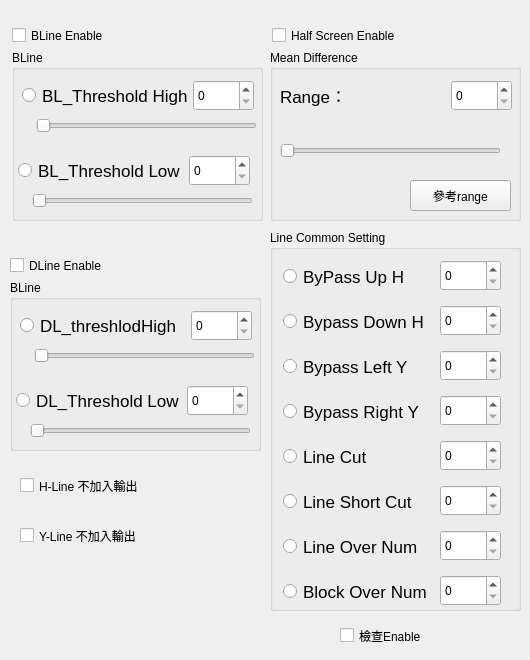
   <widget class="QWidget" name="tab_3">
    <attribute name="title">
     <string>Line</string>
    </attribute>
    <widget class="QGroupBox" name="groupBox_18">
     <property name="geometry">
      <rect>
       <x>270</x>
       <y>230</y>
       <width>251</width>
       <height>381</height>
      </rect>
     </property>
     <property name="title">
      <string>Line Common Setting</string>
     </property>
     <widget class="QRadioButton" name="radioB_BypassUpH">
      <property name="geometry">
       <rect>
        <x>13</x>
        <y>35</y>
        <width>161</width>
        <height>23</height>
       </rect>
      </property>
      <property name="font">
       <font>
        <pointsize>13</pointsize>
       </font>
      </property>
      <property name="text">
       <string>ByPass Up H</string>
      </property>
      <property name="autoExclusive">
       <bool>false</bool>
      </property>
     </widget>
     <widget class="QSpinBox" name="spinBox_BypassUpH">
      <property name="geometry">
       <rect>
        <x>170</x>
        <y>30</y>
        <width>61</width>
        <height>31</height>
       </rect>
      </property>
     </widget>
     <widget class="QRadioButton" name="radioB_BypassDownH">
      <property name="geometry">
       <rect>
        <x>13</x>
        <y>80</y>
        <width>161</width>
        <height>23</height>
       </rect>
      </property>
      <property name="font">
       <font>
        <pointsize>13</pointsize>
       </font>
      </property>
      <property name="text">
       <string>Bypass Down H</string>
      </property>
      <property name="autoExclusive">
       <bool>false</bool>
      </property>
     </widget>
     <widget class="QSpinBox" name="spinBox_BypassDownH">
      <property name="geometry">
       <rect>
        <x>170</x>
        <y>75</y>
        <width>61</width>
        <height>31</height>
       </rect>
      </property>
     </widget>
     <widget class="QSpinBox" name="spinBox_BypassLeftY">
      <property name="geometry">
       <rect>
        <x>170</x>
        <y>120</y>
        <width>61</width>
        <height>31</height>
       </rect>
      </property>
     </widget>
     <widget class="QRadioButton" name="radioB_BypassLeftY">
      <property name="geometry">
       <rect>
        <x>13</x>
        <y>125</y>
        <width>161</width>
        <height>23</height>
       </rect>
      </property>
      <property name="font">
       <font>
        <pointsize>13</pointsize>
       </font>
      </property>
      <property name="text">
       <string>Bypass Left Y</string>
      </property>
      <property name="autoExclusive">
       <bool>false</bool>
      </property>
     </widget>
     <widget class="QRadioButton" name="radioB_BypassRightY">
      <property name="geometry">
       <rect>
        <x>13</x>
        <y>170</y>
        <width>161</width>
        <height>23</height>
       </rect>
      </property>
      <property name="font">
       <font>
        <pointsize>13</pointsize>
       </font>
      </property>
      <property name="text">
       <string>Bypass Right Y</string>
      </property>
      <property name="autoExclusive">
       <bool>false</bool>
      </property>
     </widget>
     <widget class="QSpinBox" name="spinBox_BypassRightY">
      <property name="geometry">
       <rect>
        <x>170</x>
        <y>165</y>
        <width>61</width>
        <height>31</height>
       </rect>
      </property>
     </widget>
     <widget class="QRadioButton" name="radioB_LineCut">
      <property name="geometry">
       <rect>
        <x>13</x>
        <y>215</y>
        <width>161</width>
        <height>23</height>
       </rect>
      </property>
      <property name="font">
       <font>
        <pointsize>13</pointsize>
       </font>
      </property>
      <property name="text">
       <string>Line Cut</string>
      </property>
      <property name="autoExclusive">
       <bool>false</bool>
      </property>
     </widget>
     <widget class="QSpinBox" name="spinBox_LineCut">
      <property name="geometry">
       <rect>
        <x>170</x>
        <y>210</y>
        <width>61</width>
        <height>31</height>
       </rect>
      </property>
     </widget>
     <widget class="QRadioButton" name="radioB_LineShortCut">
      <property name="geometry">
       <rect>
        <x>13</x>
        <y>260</y>
        <width>161</width>
        <height>23</height>
       </rect>
      </property>
      <property name="font">
       <font>
        <pointsize>13</pointsize>
       </font>
      </property>
      <property name="text">
       <string>Line Short Cut</string>
      </property>
      <property name="autoExclusive">
       <bool>false</bool>
      </property>
     </widget>
     <widget class="QSpinBox" name="spinBox_LineShortCut">
      <property name="geometry">
       <rect>
        <x>170</x>
        <y>255</y>
        <width>61</width>
        <height>31</height>
       </rect>
      </property>
     </widget>
     <widget class="QSpinBox" name="spinBox_LineOverNum">
      <property name="geometry">
       <rect>
        <x>170</x>
        <y>300</y>
        <width>61</width>
        <height>31</height>
       </rect>
      </property>
     </widget>
     <widget class="QRadioButton" name="radioB_LineOverNum">
      <property name="geometry">
       <rect>
        <x>13</x>
        <y>305</y>
        <width>161</width>
        <height>23</height>
       </rect>
      </property>
      <property name="font">
       <font>
        <pointsize>13</pointsize>
       </font>
      </property>
      <property name="text">
       <string>Line Over Num</string>
      </property>
      <property name="autoExclusive">
       <bool>false</bool>
      </property>
     </widget>
     <widget class="QRadioButton" name="radioB_BlockOverNum">
      <property name="geometry">
       <rect>
        <x>13</x>
        <y>350</y>
        <width>161</width>
        <height>23</height>
       </rect>
      </property>
      <property name="font">
       <font>
        <pointsize>13</pointsize>
       </font>
      </property>
      <property name="text">
       <string>Block Over Num</string>
      </property>
      <property name="autoExclusive">
       <bool>false</bool>
      </property>
     </widget>
     <widget class="QSpinBox" name="spinBox_BlockOverNum">
      <property name="geometry">
       <rect>
        <x>170</x>
        <y>345</y>
        <width>61</width>
        <height>31</height>
       </rect>
      </property>
     </widget>
    </widget>
    <widget class="QCheckBox" name="checkBox_BLine">
     <property name="geometry">
      <rect>
       <x>12</x>
       <y>20</y>
       <width>141</width>
       <height>31</height>
      </rect>
     </property>
     <property name="text">
      <string>BLine Enable</string>
     </property>
    </widget>
    <widget class="QGroupBox" name="groupBox_17">
     <property name="geometry">
      <rect>
       <x>270</x>
       <y>50</y>
       <width>251</width>
       <height>171</height>
      </rect>
     </property>
     <property name="title">
      <string>Mean Difference</string>
     </property>
     <widget class="QSpinBox" name="spinBox_range">
      <property name="geometry">
       <rect>
        <x>181</x>
        <y>30</y>
        <width>61</width>
        <height>31</height>
       </rect>
      </property>
     </widget>
     <widget class="QSlider" name="horizontalSlider_range">
      <property name="geometry">
       <rect>
        <x>10</x>
        <y>90</y>
        <width>221</width>
        <height>21</height>
       </rect>
      </property>
      <property name="orientation">
       <enum>Qt::Horizontal</enum>
      </property>
     </widget>
     <widget class="QLabel" name="lbl_range">
      <property name="geometry">
       <rect>
        <x>10</x>
        <y>30</y>
        <width>91</width>
        <height>31</height>
       </rect>
      </property>
      <property name="font">
       <font>
        <pointsize>13</pointsize>
       </font>
      </property>
      <property name="text">
       <string>Range：</string>
      </property>
     </widget>
     <widget class="QPushButton" name="pushButton">
      <property name="geometry">
       <rect>
        <x>140</x>
        <y>130</y>
        <width>101</width>
        <height>31</height>
       </rect>
      </property>
      <property name="text">
       <string>參考range</string>
      </property>
     </widget>
    </widget>
    <widget class="QGroupBox" name="groupBox_15">
     <property name="geometry">
      <rect>
       <x>12</x>
       <y>50</y>
       <width>251</width>
       <height>171</height>
      </rect>
     </property>
     <property name="title">
      <string>BLine</string>
     </property>
     <widget class="QRadioButton" name="radioB_BL_threshlodHigh">
      <property name="geometry">
       <rect>
        <x>10</x>
        <y>34</y>
        <width>181</width>
        <height>23</height>
       </rect>
      </property>
      <property name="font">
       <font>
        <pointsize>13</pointsize>
       </font>
      </property>
      <property name="text">
       <string>BL_Threshold High</string>
      </property>
      <property name="autoExclusive">
       <bool>false</bool>
      </property>
     </widget>
     <widget class="QSpinBox" name="spinBox_BL_threshlodHigh">
      <property name="geometry">
       <rect>
        <x>181</x>
        <y>30</y>
        <width>61</width>
        <height>31</height>
       </rect>
      </property>
     </widget>
     <widget class="QSlider" name="horizontalSlider_BL_threshlodHigh">
      <property name="geometry">
       <rect>
        <x>24</x>
        <y>65</y>
        <width>221</width>
        <height>21</height>
       </rect>
      </property>
      <property name="orientation">
       <enum>Qt::Horizontal</enum>
      </property>
     </widget>
     <widget class="QRadioButton" name="radioB_BL_threshlodLow">
      <property name="geometry">
       <rect>
        <x>6</x>
        <y>109</y>
        <width>181</width>
        <height>23</height>
       </rect>
      </property>
      <property name="font">
       <font>
        <pointsize>13</pointsize>
       </font>
      </property>
      <property name="text">
       <string>BL_Threshold Low</string>
      </property>
      <property name="autoExclusive">
       <bool>false</bool>
      </property>
     </widget>
     <widget class="QSlider" name="horizontalSlider_BL_threshlodLow">
      <property name="geometry">
       <rect>
        <x>20</x>
        <y>140</y>
        <width>221</width>
        <height>21</height>
       </rect>
      </property>
      <property name="orientation">
       <enum>Qt::Horizontal</enum>
      </property>
     </widget>
     <widget class="QSpinBox" name="spinBox_BL_threshlodLow">
      <property name="geometry">
       <rect>
        <x>177</x>
        <y>105</y>
        <width>61</width>
        <height>31</height>
       </rect>
      </property>
     </widget>
    </widget>
    <widget class="QCheckBox" name="checkBox_DLine_2">
     <property name="geometry">
      <rect>
       <x>20</x>
       <y>470</y>
       <width>181</width>
       <height>31</height>
      </rect>
     </property>
     <property name="text">
      <string>H-Line 不加入輸出</string>
     </property>
    </widget>
    <widget class="QCheckBox" name="checkBox_DLine">
     <property name="geometry">
      <rect>
       <x>10</x>
       <y>250</y>
       <width>141</width>
       <height>31</height>
      </rect>
     </property>
     <property name="text">
      <string>DLine Enable</string>
     </property>
    </widget>
    <widget class="QCheckBox" name="checkBox_halfscreen">
     <property name="geometry">
      <rect>
       <x>272</x>
       <y>20</y>
       <width>171</width>
       <height>31</height>
      </rect>
     </property>
     <property name="text">
      <string>Half Screen Enable</string>
     </property>
    </widget>
    <widget class="QGroupBox" name="groupBox_16">
     <property name="geometry">
      <rect>
       <x>10</x>
       <y>280</y>
       <width>251</width>
       <height>171</height>
      </rect>
     </property>
     <property name="title">
      <string>BLine</string>
     </property>
     <widget class="QRadioButton" name="radioB_DL_threshlodHigh">
      <property name="geometry">
       <rect>
        <x>10</x>
        <y>34</y>
        <width>181</width>
        <height>23</height>
       </rect>
      </property>
      <property name="font">
       <font>
        <pointsize>13</pointsize>
       </font>
      </property>
      <property name="text">
       <string>DL_threshlodHigh</string>
      </property>
      <property name="autoExclusive">
       <bool>false</bool>
      </property>
     </widget>
     <widget class="QSpinBox" name="spinBox_DL_threshlodHigh">
      <property name="geometry">
       <rect>
        <x>181</x>
        <y>30</y>
        <width>61</width>
        <height>31</height>
       </rect>
      </property>
     </widget>
     <widget class="QSlider" name="horizontalSlider_DL_threshlodHigh">
      <property name="geometry">
       <rect>
        <x>24</x>
        <y>65</y>
        <width>221</width>
        <height>21</height>
       </rect>
      </property>
      <property name="orientation">
       <enum>Qt::Horizontal</enum>
      </property>
     </widget>
     <widget class="QRadioButton" name="radioB_DL_threshlodLow">
      <property name="geometry">
       <rect>
        <x>6</x>
        <y>109</y>
        <width>181</width>
        <height>23</height>
       </rect>
      </property>
      <property name="font">
       <font>
        <pointsize>13</pointsize>
       </font>
      </property>
      <property name="text">
       <string>DL_Threshold Low</string>
      </property>
      <property name="autoExclusive">
       <bool>false</bool>
      </property>
     </widget>
     <widget class="QSlider" name="horizontalSlider_DL_threshlodLow">
      <property name="geometry">
       <rect>
        <x>20</x>
        <y>140</y>
        <width>221</width>
        <height>21</height>
       </rect>
      </property>
      <property name="orientation">
       <enum>Qt::Horizontal</enum>
      </property>
     </widget>
     <widget class="QSpinBox" name="spinBox_DL_threshlodLow">
      <property name="geometry">
       <rect>
        <x>177</x>
        <y>105</y>
        <width>61</width>
        <height>31</height>
       </rect>
      </property>
     </widget>
    </widget>
    <widget class="QCheckBox" name="checkBox_DLine_3">
     <property name="geometry">
      <rect>
       <x>20</x>
       <y>520</y>
       <width>181</width>
       <height>31</height>
      </rect>
     </property>
     <property name="text">
      <string>Y-Line 不加入輸出</string>
     </property>
    </widget>
    <widget class="QCheckBox" name="checkBox_DLine_4">
     <property name="geometry">
      <rect>
       <x>340</x>
       <y>620</y>
       <width>161</width>
       <height>31</height>
      </rect>
     </property>
     <property name="text">
      <string>檢查Enable</string>
     </property>
    </widget>
   </widget>
